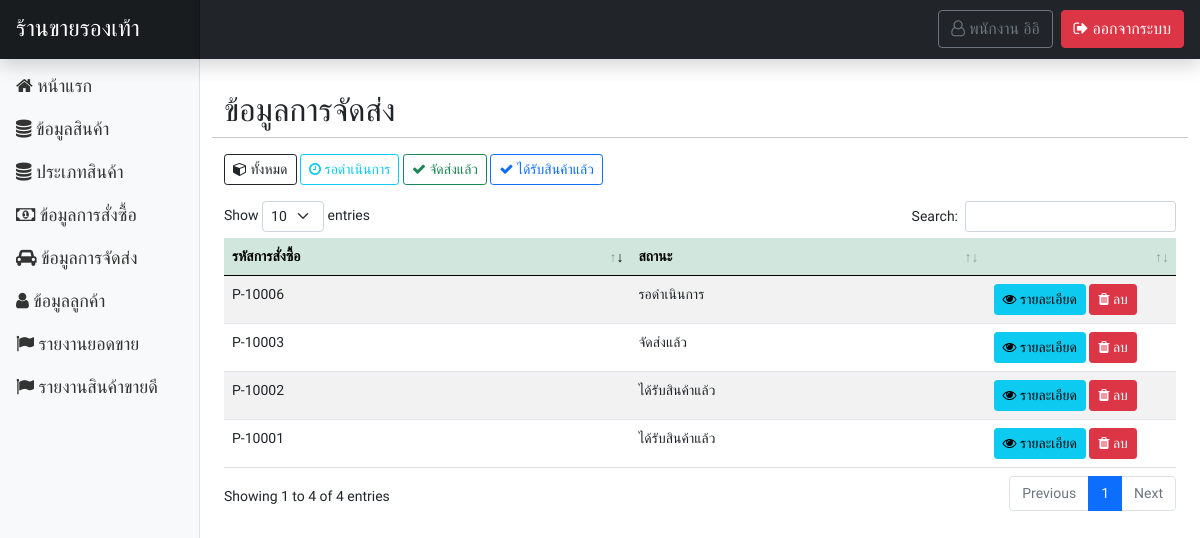
/page-user/shipment_show.php (signed in), run on the app's committed database.
### tables this page shows
CREATE TABLE `tbl_user` (
  `u_id` int(10) NOT NULL COMMENT 'ID',
  `u_username` varchar(255) NOT NULL COMMENT 'ชื่อผู้ใช้',
  `u_password` varchar(255) NOT NULL COMMENT 'รหัสผ่าน',
  `u_fname` varchar(255) NOT NULL COMMENT 'ชื่อ',
  `u_lname` varchar(255) NOT NULL COMMENT 'นามสกุล',
  `u_sex` varchar(50) NOT NULL COMMENT 'เพศ',
  `u_address` text NOT NULL COMMENT 'ที่อยู่',
  `u_email` varchar(255) NOT NULL COMMENT 'อีเมล์',
  `u_tel` varchar(10) NOT NULL COMMENT 'เบอร์โทร',
  `u_role` varchar(50) NOT NULL COMMENT 'บทบาท'
);

CREATE TABLE `tbl_shipment` (
  `sm_id` int(50) NOT NULL COMMENT 'ID',
  `sm_company` varchar(255) NOT NULL COMMENT 'บริษัทจัดส่ง',
  `sm_code` varchar(255) NOT NULL COMMENT 'เลขพัสดุ',
  `sm_date` varchar(255) NOT NULL COMMENT 'วันเวลาที่จัดส่ง',
  `sm_date_receive` varchar(255) NOT NULL COMMENT 'วันเวลาที่ได้รับ',
  `sm_pm_code` varchar(255) NOT NULL COMMENT 'รหัสการสั่งซื้อ',
  `sm_status` varchar(255) NOT NULL COMMENT 'สถานะ'
);

### functions.php (called while the page is built, shortened)
<?php
class ConnectDB
{
    protected $db;
    function __construct()
    {
        $DB_HOST = "localhost";
        $DB_USER = "root";
        $DB_PASS = "";
        $DB_NAME = "stoe_store";
        $con = new mysqli($DB_HOST, $DB_USER, $DB_PASS, $DB_NAME);
        $con->set_charset("utf8");
        $this->db = $con;
    }
    function query($data)
    {
        $result = $this->db->query($data);
        if ($result == true) {
            return $result;
        } else {
            echo "Error to query.!!";
        }
    }
}
class User extends ConnectDB
{
    function userGetById($id)
    {
        $result = $this->db->query("SELECT * FROM tbl_user WHERE u_id = '$id' ");
        $row = $result->fetch_all(MYSQLI_ASSOC);
        return $row;
    }
}

### page-user/shipment_show.php (the view, shortened to what this page needs)
<?php include('header.php'); ?>
</head>
<?php
$obj = new ConnectDB();
$objModal = new ConnectDB();
if (isset($_GET['display'])) {
    switch ($_GET['display']) {
        case 'success':
            $result = $obj->query("SELECT * FROM tbl_shipment as sm INNER JOIN tbl_payment AS pm ON sm.sm_pm_code = pm.pm_code INNER JOIN tbl_user as u ON pm.pm_u_id = u.u_id WHERE sm.sm_status = 'จัดส่งแล้ว' ");
            break;
        case 'wait':
            $result = $obj->query("SELECT * FROM tbl_shipment as sm INNER JOIN tbl_payment AS pm ON sm.sm_pm_code = pm.pm_code INNER JOIN tbl_user as u ON pm.pm_u_id = u.u_id WHERE sm.sm_status = 'รอดำเนินการ' ");
            break;
        case 'receive':
            $result = $obj->query("SELECT * FROM tbl_shipment as sm INNER JOIN tbl_payment AS pm ON sm.sm_pm_code = pm.pm_code INNER JOIN tbl_user as u ON pm.pm_u_id = u.u_id WHERE sm.sm_status = 'ได้รับสินค้าแล้ว' ");
            break;
    }
} else {
    $result = $obj->query("SELECT * FROM tbl_shipment as sm INNER JOIN tbl_payment AS pm ON sm.sm_pm_code = pm.pm_code INNER JOIN tbl_user as u ON pm.pm_u_id = u.u_id ");
}
?>
<body>
    <?php include('navbar.php'); ?>
    <div class="container-fluid">
        <div class="row my-4">
            <?php include('sidebar.php'); ?>
            <main class="col-md-9 ms-sm-auto col-lg-10 px-md-4">
                <div class="row mt-2">
                    <h2>ข้อมูลการจัดส่ง</h2>
                    <hr>
                    <div class="row mb-3">
                        <div class="col-md-12">
                            <a href="shipment_show.php" class="btn btn-sm btn-outline-dark"><i class="fa fa-cube" aria-hidden="true"></i> ทั้งหมด</a>
                            <a href="?display=wait" class="btn btn-sm btn-outline-info"><i class="fa fa-clock-o" aria-hidden="true"></i> รอดำเนินการ</a>
                            <a href="?display=success" class="btn btn-sm btn-outline-success"><i class="fa fa-check" aria-hidden="true"></i> จัดส่งแล้ว</a>
                            <a href="?display=receive" class="btn btn-sm btn-outline-primary"><i class="fa fa-check" aria-hidden="true"></i> ได้รับสินค้าแล้ว</a>
                        </div>
                    </div>
                    <table id="dtb" class="table table-striped table-hover" style="width:100%">
                        <thead>
                            <tr class="table-success">
                                <th>รหัสการสั่งซื้อ</th>
                                <th>สถานะ</th>
                                <th></th>
                            </tr>
                        </thead>
                        <tbody>
                            <?php while ($row = $result->fetch_array()) { ?>
                                <tr>
                                    <td><?= $row['sm_pm_code']; ?></td>
                                    <td><?= $row['sm_status']; ?></td>
                                    <td width="20%">
                                        <?php if (isset($_GET['display']) && $_GET['display'] == 'success') { ?>
                                            <button class="btn btn-sm btn-info m-0" type="button" data-bs-toggle="modal" data-bs-target="#Modal<?= $row['sm_id'] ?>"><i class="fa fa-eye" aria-hidden="true"></i> รายละเอียด</button>
                                            <a href="?action=delete&sm_id=<?= $row['sm_id']; ?>&pm_code=<?= $row['sm_pm_code']; ?>" class="btn btn-sm btn-danger" onclick="return confirm('ยืนยันการลบ?\n** การกระทำนี้จะลบรายการสั่งซื้อออกไปด้วย');"><i class="fa fa-trash" aria-hidden="true"></i> ลบ</a>
                                        <?php } else { ?>
                                            <button class="btn btn-sm btn-info m-0" type="button" data-bs-toggle="modal" data-bs-target="#Modal<?= $row['sm_id'] ?>"><i class="fa fa-eye" aria-hidden="true"></i> รายละเอียด</button>
                                            <a href="?action=delete&sm_id=<?= $row['sm_id']; ?>&pm_code=<?= $row['sm_pm_code']; ?>" class="btn btn-sm btn-danger" onclick="return confirm('ยืนยันการลบ?\n** การกระทำนี้จะลบรายการสั่งซื้อออกไปด้วย');"><i class="fa fa-trash" aria-hidden="true"></i> ลบ</a>
                                        <?php } ?>
                                    </td>
                                </tr>
                                                                <?php
                                                                $resultModal = $objModal->query("SELECT * FROM tbl_payment_list as pl INNER JOIN tbl_cargo as cg ON pl.pl_cg_id=cg.cg_id WHERE  pl.pl_pm_code = '" . $row['pm_code'] . "' ");
                                                                ?>
                            <?php } ?>
                        </tbody>
                    </table>
                </div>
            </main>
        </div>
    </div>
    <?php include('call_datatable.php'); ?>
</body>
</html>

### page-user/navbar.php (shortened to what this page needs)
<header class="navbar navbar-dark sticky-top bg-dark flex-md-nowrap p-0 shadow no-print">
    <a class="navbar-brand col-md-3 col-lg-2 me-0 px-3" style="font-size:23px;" href="index.php">ร้านขายรองเท้า</a>
    <ul class="navbar-nav px-3 w-100 d-flex p-2 bd-highlight flex-row-reverse">
        <li class="nav-item text-nowrap">
            <a class="btn btn-danger" href="../logout.php"><i class="fa fa-sign-out" aria-hidden="true"></i> ออกจากระบบ</a>
        </li>
        <li class="nav-item text-nowrap">
            <?php
                $objName = new User();
                $rowName = $objName->userGetById($_SESSION['user']['id']);
            ?>
            <a class="me-2 btn btn-outline-secondary" href="profile.php"><i class="fa fa-user-o" aria-hidden="true"></i> <?= $rowName[0]['u_fname'] . ' ' . $rowName[0]['u_lname']; ?></a>
        </li>
    </ul>
</header>

### css/style.css (style rules this page uses)
* { font-family: "Chakra Petch", sans-serif; }

### css/dashboard.css (style rules this page uses)
body { font-size: .875rem; }
.navbar-brand { padding-top: .75rem; padding-bottom: .75rem; font-size: 1rem; background-color: rgba(0, 0, 0, .25); box-shadow: inset -1px 0 0 rgba(0, 0, 0, .25); }

### data on the page
tbl_user: u_fname "พนักงาน", u_lname "อิอิ"
tbl_shipment: sm_pm_code "P-10001", sm_status "ได้รับสินค้าแล้ว"
tbl_shipment: sm_pm_code "P-10002", sm_status "ได้รับสินค้าแล้ว"
tbl_shipment: sm_pm_code "P-10003", sm_status "จัดส่งแล้ว"
tbl_shipment: sm_pm_code "P-10006", sm_status "รอดำเนินการ"
